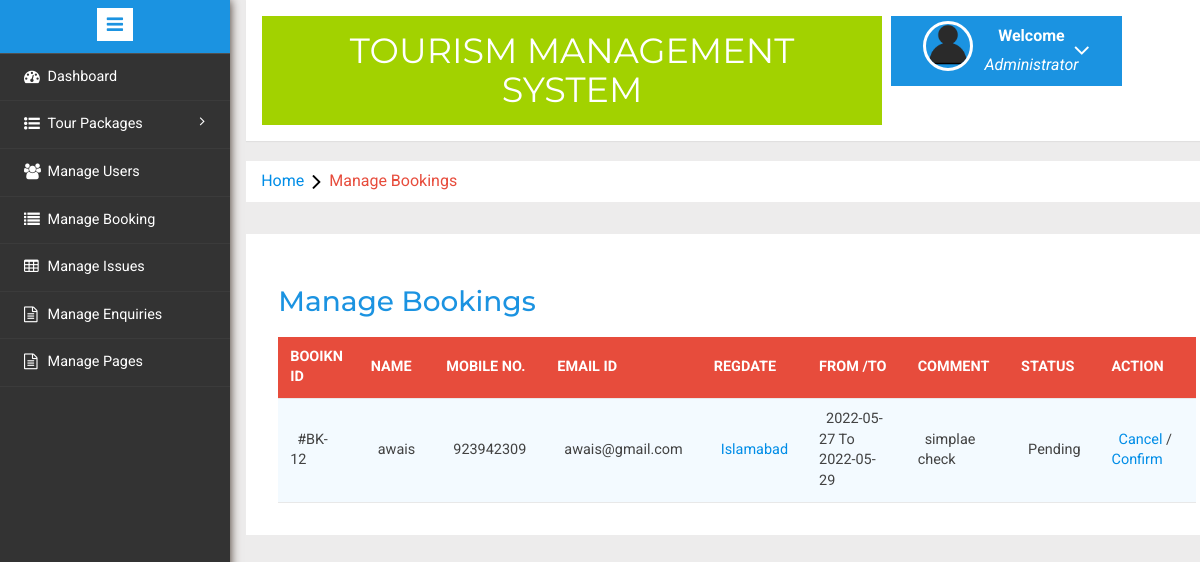
Screenshot of /admin/manage-bookings.php (signed in) with the database file from the repository.
### tables this page shows
CREATE TABLE `tblusers` (
  `id` int(11) NOT NULL,
  `FullName` varchar(100) DEFAULT NULL,
  `MobileNumber` char(10) DEFAULT NULL,
  `EmailId` varchar(70) DEFAULT NULL,
  `Password` varchar(100) DEFAULT NULL,
  `RegDate` timestamp NULL DEFAULT current_timestamp(),
  `UpdationDate` timestamp NULL DEFAULT NULL ON UPDATE current_timestamp()
);

CREATE TABLE `tblbooking` (
  `BookingId` int(11) NOT NULL,
  `PackageId` int(11) DEFAULT NULL,
  `UserEmail` varchar(100) DEFAULT NULL,
  `FromDate` varchar(100) DEFAULT NULL,
  `ToDate` varchar(100) DEFAULT NULL,
  `Comment` mediumtext DEFAULT NULL,
  `RegDate` timestamp NULL DEFAULT current_timestamp(),
  `status` int(11) DEFAULT NULL,
  `CancelledBy` varchar(5) DEFAULT NULL,
  `UpdationDate` timestamp NULL DEFAULT NULL ON UPDATE current_timestamp()
);

CREATE TABLE `tbltourpackages` (
  `PackageId` int(11) NOT NULL,
  `PackageName` varchar(200) DEFAULT NULL,
  `PackageType` varchar(150) DEFAULT NULL,
  `PackageLocation` varchar(100) DEFAULT NULL,
  `PackagePrice` int(11) DEFAULT NULL,
  `PackageFetures` varchar(255) DEFAULT NULL,
  `PackageDetails` mediumtext DEFAULT NULL,
  `PackageImage` varchar(100) DEFAULT NULL,
  `Creationdate` timestamp NULL DEFAULT current_timestamp(),
  `UpdationDate` timestamp NULL DEFAULT NULL ON UPDATE current_timestamp()
);

### admin/manage-bookings.php (the view, shortened to what this page needs)
<?php
include('includes/config.php');
if(strlen($_SESSION['alogin'])==0)
	{
header('location:index.php');
}
else{
	?>
<!DOCTYPE HTML>
<html>
<head>
<link href="css/bootstrap.min.css" rel='stylesheet' type='text/css' />
<link href="css/style.css" rel='stylesheet' type='text/css' />
<link rel="stylesheet" href="css/morris.css" type="text/css"/>
<link href="css/font-awesome.css" rel="stylesheet">
<link rel="stylesheet" type="text/css" href="css/table-style.css" />
<link rel="stylesheet" type="text/css" href="css/basictable.css" />
<link rel="stylesheet" href="css/icon-font.min.css" type='text/css' />
</head>
<body>
   <div class="page-container">
<div class="left-content">
	   <div class="mother-grid-inner">
				<?php include('includes/header.php');?>
				</div>
<ol class="breadcrumb">
                <li class="breadcrumb-item"><a href="index.html">Home</a><i class="fa fa-angle-right"></i>Manage Bookings</li>
            </ol>
<div class="agile-grids">
				<div class="agile-tables">
					<div class="w3l-table-info">
					  <h2>Manage Bookings</h2>
					    <table id="table">
						<thead>
						  <tr>
						  <th>Booikn id</th>
							<th>Name</th>
							<th>Mobile No.</th>
							<th>Email Id</th>
							<th>RegDate </th>
							<th>From /To </th>
							<th>Comment </th>
							<th>Status </th>
							<th>Action </th>
						  </tr>
						</thead>
						<tbody>
<?php $sql = "SELECT tblbooking.BookingId as bookid,tblusers.FullName as fname,tblusers.MobileNumber as mnumber,tblusers.EmailId as email,tbltourpackages.PackageName as pckname,tblbooking.PackageId as pid,tblbooking.FromDate as fdate,tblbooking.ToDate as tdate,tblbooking.Comment as comment,tblbooking.status as status,tblbooking.CancelledBy as cancelby,tblbooking.UpdationDate as upddate from tblusers join  tblbooking on  tblbooking.UserEmail=tblusers.EmailId join tbltourpackages on tbltourpackages.PackageId=tblbooking.PackageId";
$query = $dbh -> prepare($sql);
$query->execute();
$results=$query->fetchAll(PDO::FETCH_OBJ);
$cnt=1;
if($query->rowCount() > 0)
{
foreach($results as $result)
{				?>
						  <tr>
							<td>#BK-<?php echo htmlentities($result->bookid);?></td>
							<td><?php echo htmlentities($result->fname);?></td>
							<td><?php echo htmlentities($result->mnumber);?></td>
							<td><?php echo htmlentities($result->email);?></td>
							<td><a href="update-package.php?pid=<?php echo htmlentities($result->pid);?>"><?php echo htmlentities($result->pckname);?></a></td>
							<td><?php echo htmlentities($result->fdate);?> To <?php echo htmlentities($result->tdate);?></td>
								<td><?php echo htmlentities($result->comment);?></td>
								<td><?php if($result->status==0)
{
echo "Pending";
}
?></td>
<?php if($result->status==2)
{
	?><td>Cancelled</td>
<?php } else {?>
<td><a href="manage-bookings.php?bkid=<?php echo htmlentities($result->bookid);?>" onclick="return confirm('Do you really want to cancel booking')" >Cancel</a> / <a href="manage-bookings.php?bckid=<?php echo htmlentities($result->bookid);?>" onclick="return confirm('Do you really want to cancel booking')" >Confirm</a></td>
<?php }?>
						  </tr>
						 <?php $cnt=$cnt+1;} }?>
						</tbody>
					  </table>
					</div>
			</div>
</div>
</div>
						<?php include('includes/sidebarmenu.php');?>
							</div>
</body>
</html>
<?php } ?>

### admin/includes/header.php (shortened to what this page needs)
<div class="header-main">
					<div class="logo-w3-agile">
								<h1><a href="dashboard.php">Tourism Management System</a></h1>
							</div>
						<div class="profile_details w3l">
								<ul>
									<li class="dropdown profile_details_drop">
										<a href="#" class="dropdown-toggle" data-toggle="dropdown" aria-expanded="false">
											<div class="profile_img">
												<span class="prfil-img"><img src="images/User-icon.png" alt=""> </span>
												<div class="user-name">
													<p>Welcome</p>
													<span>Administrator</span>
												</div>
												<i class="fa fa-angle-down"></i>
												<div class="clearfix"></div>
											</div>
										</a>
									</li>
								</ul>
							</div>
				</div>

### admin/includes/sidebarmenu.php (shortened to what this page needs)
<div class="sidebar-menu">
					<header class="logo1">
						<a href="#" class="sidebar-icon"> <span class="fa fa-bars"></span> </a>
					</header>
                           <div class="menu">
									<ul id="menu" >
										<li><a href="dashboard.php"><i class="fa fa-tachometer"></i> <span>Dashboard</span><div class="clearfix"></div></a></li>
									 <li id="menu-academico" ><a href="#"><i class="fa fa-list-ul" aria-hidden="true"></i><span> Tour Packages</span> <span class="fa fa-angle-right" style="float: right"></span><div class="clearfix"></div></a>
										</li>
									<li id="menu-academico" ><a href="manage-users.php"><i class="fa fa-users" aria-hidden="true"></i><span>Manage Users</span><div class="clearfix"></div></a></li>
									<li><a href="manage-bookings.php"><i class="fa fa-list" aria-hidden="true"></i>  <span>Manage Booking</span><div class="clearfix"></div></a></li>
									 <li><a href="manageissues.php"><i class="fa fa-table"></i>  <span>Manage Issues</span><div class="clearfix"></div></a></li>
									<li><a href="manage-enquires.php"><i class="fa fa-file-text-o" aria-hidden="true"></i>  <span>Manage Enquiries</span><div class="clearfix"></div></a></li>
									<li><a href="manage-pages.php"><i class="fa fa-file-text-o" aria-hidden="true"></i>  <span>Manage Pages</span><div class="clearfix"></div></a></li>
								  </ul>
								</div>
							  </div>

### admin/css/table-style.css (style rules this page uses)
table { background: white; border-collapse: collapse; margin: 1.25em 0 0; width: 100%; }
table tr, table th, table td { border: none; border-bottom: 1px solid #e8e8e8; font-size: .95em; }
table th, table td { padding: 10px 12px; text-align: left; }
table th { background: #e74c3c; color: #fff; text-transform: uppercase; }
table tr td { background: #f3faff; color: #424242; }
table { width: 100%; }

### rows the page displays
tblusers: tblbooking.BookingId "12", FullName "awais", MobileNumber "923942309", EmailId "awais@gmail.com", tbltourpackages.PackageName "Islamabad", tblbooking.FromDate "2022-05-27", tblbooking.ToDate "2022-05-29", tblbooking.Comment "simplae check"
